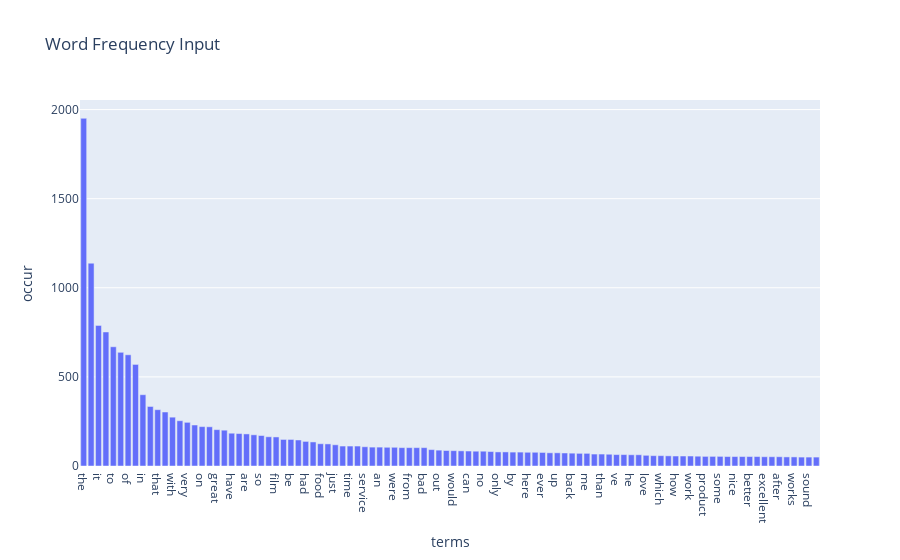

Notebook code for this chart:
### Code cell
#the first 100 terms with most occurance

            
import plotly.express as px
new_plt.sort_values(by='occur', inplace=True, ascending=False)
new_plt

fig = px.bar(new_plt[:100], x="terms", y="occur", title="Word Frequency Input")
fig.show()

### Figure 1 — Plotly figure (JSON) as saved in the notebook; plotly's stock layout.template omitted (floating-point values rounded to 4 significant figures)
{"data": [{"alignmentgroup": "True", "hovertemplate": "terms=%{x}<br>occur=%{y}<extra></extra>", "legendgroup": "", "marker": {"color": "#636efa", "pattern": {"shape": ""}}, "name": "", "offsetgroup": "", "orientation": "v", "showlegend": false, "textposition": "auto", "type": "bar", "x": ["the", "and", "it", "is", "to", "this", "of", "was", "in", "for", "that", "not", "with", "my", "very", "good", "on", "you", "great", "but", "have", "movie", "are", "as", "so", "phone", "film", "all", "be", "one", "had", "at", "food", "like", "just", "place", "time", "there", "service", "they", "an", "we", "were", "if", "from", "really", "bad", "well", "out", "has", "would", "about", "can", "or", "no", "your", "only", "don", "by", "best", "here", "even", "ever", "also", "up", "will", "back", "when", "me", "more", "than", "quality", "ve", "go", "he", "what", "love", "made", "which", "because", "how", "too", "work", "get", "product", "their", "some", "any", "nice", "do", "better", "could", "excellent", "never", "after", "been", "works", "much", "sound", "who"], "xaxis": "x", "y": [1951, 1138, 789, 752, 669, 638, 624, 570, 400, 334, 316, 303, 274, 254, 245, 230, 221, 220, 204, 201, 184, 182, 180, 175, 171, 164, 163, 149, 149, 146, 138, 135, 125, 124, 119, 112, 112, 112, 108, 106, 106, 105, 105, 103, 103, 103, 103, 92, 89, 87, 86, 85, 84, 83, 83, 81, 79, 79, 78, 78, 77, 77, 76, 74, 74, 73, 72, 71, 71, 67, 67, 66, 64, 64, 63, 63, 60, 58, 58, 57, 56, 56, 56, 55, 54, 54, 54, 53, 53, 53, 53, 53, 52, 52, 52, 51, 51, 50, 50, 50], "yaxis": "y"}], "layout": {"barmode": "relative", "legend": {"tracegroupgap": 0}, "title": {"text": "Word Frequency Input"}, "xaxis": {"anchor": "y", "domain": [0, 1], "title": {"text": "terms"}}, "yaxis": {"anchor": "x", "domain": [0, 1], "title": {"text": "occur"}}}}
